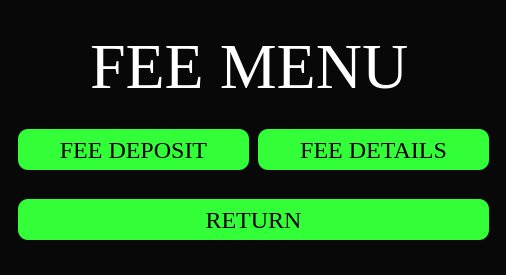
<?xml version="1.0" encoding="UTF-8"?>
<ui version="4.0">
 <class>Fee_Menu</class>
 <widget class="QMainWindow" name="Fee_Menu">
  <property name="geometry">
   <rect>
    <x>0</x>
    <y>0</y>
    <width>506</width>
    <height>275</height>
   </rect>
  </property>
  <property name="windowTitle">
   <string>MainWindow</string>
  </property>
  <property name="styleSheet">
   <string notr="true">background-color: rgb(8, 8, 8);
font-family: Times New Roman
</string>
  </property>
  <widget class="QWidget" name="centralwidget">
   <widget class="QLabel" name="label">
    <property name="geometry">
     <rect>
      <x>90</x>
      <y>30</y>
      <width>331</width>
      <height>61</height>
     </rect>
    </property>
    <property name="font">
     <font>
      <family>Times New Roman</family>
      <pointsize>48</pointsize>
     </font>
    </property>
    <property name="styleSheet">
     <string notr="true">color: white;
</string>
    </property>
    <property name="text">
     <string>&lt;html&gt;&lt;head/&gt;&lt;body&gt;&lt;p&gt;FEE MENU&lt;/p&gt;&lt;/body&gt;&lt;/html&gt;</string>
    </property>
   </widget>
   <widget class="QPushButton" name="btn_fee_deposit">
    <property name="geometry">
     <rect>
      <x>18</x>
      <y>129</y>
      <width>231</width>
      <height>41</height>
     </rect>
    </property>
    <property name="font">
     <font>
      <family>Times New Roman</family>
      <pointsize>18</pointsize>
     </font>
    </property>
    <property name="styleSheet">
     <string notr="true">QPushButton { 
	background-color: #33ff39;
	border: 2px;
	border-radius: 10px;
					
 }
QPushButton:pressed {
    background-color: qlineargradient(x1: 0, y1: 0, x2: 0, y2: 1,
                                      stop: 0 #dadbde, stop: 1 #f6f7fa);}
</string>
    </property>
    <property name="text">
     <string>FEE DEPOSIT</string>
    </property>
   </widget>
   <widget class="QPushButton" name="btn_fees_details">
    <property name="geometry">
     <rect>
      <x>258</x>
      <y>129</y>
      <width>231</width>
      <height>41</height>
     </rect>
    </property>
    <property name="font">
     <font>
      <family>Times New Roman</family>
      <pointsize>18</pointsize>
     </font>
    </property>
    <property name="styleSheet">
     <string notr="true">QPushButton { 
	background-color: #33ff39;
	border: 2px;
	border-radius: 10px;
					
 }
QPushButton:pressed {
    background-color: qlineargradient(x1: 0, y1: 0, x2: 0, y2: 1,
                                      stop: 0 #dadbde, stop: 1 #f6f7fa);}
</string>
    </property>
    <property name="text">
     <string>FEE DETAILS</string>
    </property>
   </widget>
   <widget class="QPushButton" name="btn_return">
    <property name="geometry">
     <rect>
      <x>18</x>
      <y>199</y>
      <width>471</width>
      <height>41</height>
     </rect>
    </property>
    <property name="font">
     <font>
      <family>Times New Roman</family>
      <pointsize>18</pointsize>
     </font>
    </property>
    <property name="styleSheet">
     <string notr="true">QPushButton { 
	background-color: #33ff39;
	border: 2px;
	border-radius: 10px;
					
 }
QPushButton:pressed {
    background-color: qlineargradient(x1: 0, y1: 0, x2: 0, y2: 1,
                                      stop: 0 #dadbde, stop: 1 #f6f7fa);}
</string>
    </property>
    <property name="text">
     <string>RETURN</string>
    </property>
   </widget>
  </widget>
 </widget>
 <resources/>
 <connections/>
</ui>
